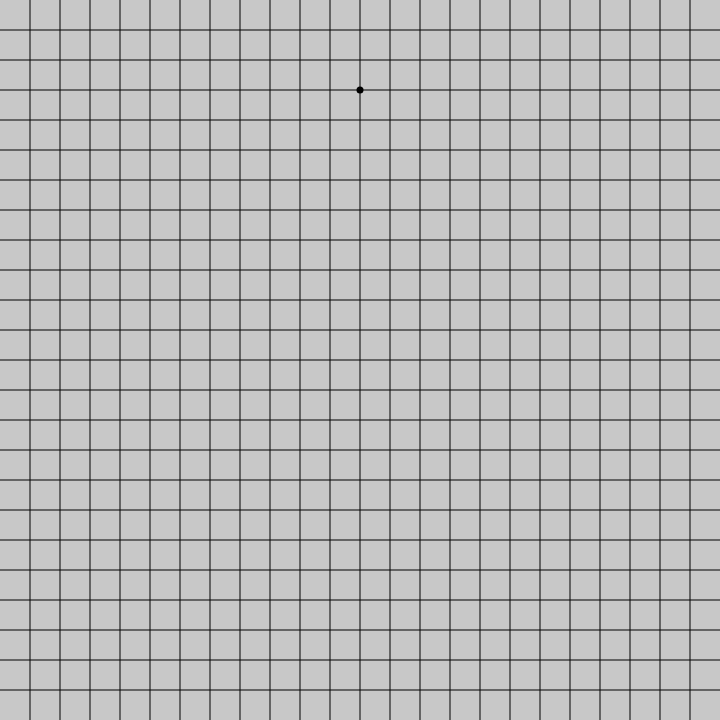
Frame 1 (no input)
Frame 60 (no input): identical to frame 1, image omitted
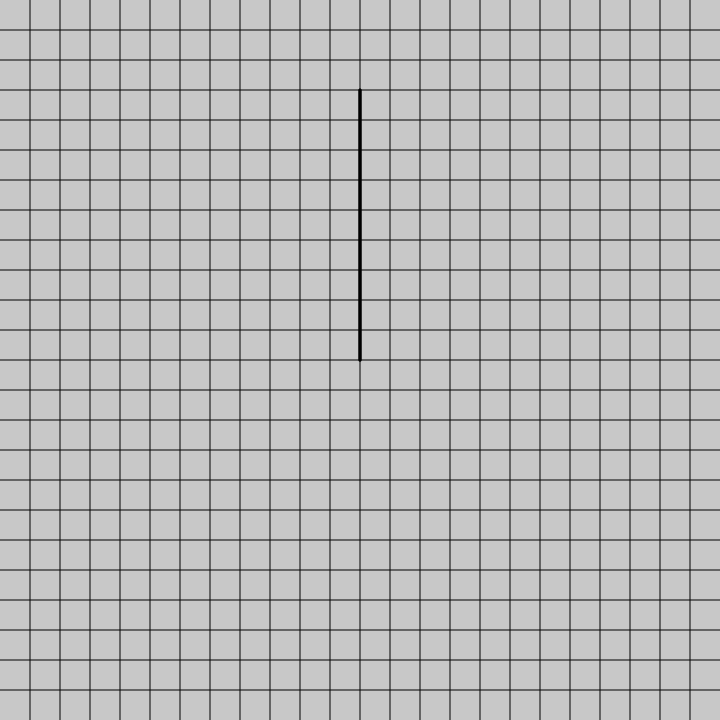
Frame 120 (the mouse pressed at the canvas centre since frame 60)

The p5.js sketch that drew these frames (run headless with seeded random() and noise() and a simulated clock; from frame 60 on, the mouse is pressed at the canvas centre):

// p5.js sketch
// ── sketch.js
let canvasSize = 720
let size = 30

let blocks = canvasSize / size

let startX = canvasSize / 2
let startY = size * 3

let points = [[startX, startY]]
let mPoints = [[startX, startY]]

let lines = []
let mLines = []

let gridOn = true
let building = true
let colorLining = false
let newLineNext = true

function setup() {
    createCanvas(canvasSize, canvasSize)
}

function mousePressed() {

    let rndX = round(mouseX / size) * size
    let rndMX = round((canvasSize - mouseX) / size) * size
    let rndY = round(mouseY / size) * size

    if (building) {

        points.push([rndX, rndY])
        mPoints.push([rndMX, rndY])

        if (rndX == rndMX) {
            building = false
            colorLining = true
        }

    } else if (colorLining) {

        if (newLineNext) {
            lines.push([])
            mLines.push([])
            newLineNext = false
        }

        lines[lines.length - 1].push([rndX, rndY])
        mLines[mLines.length - 1].push([rndMX, rndY])

    }

}

function keyPressed() {
    if (key == 'g') {
        gridOn = !gridOn
    } else if (key == 'l') {
        newLineNext = true
    }
}

function draw() {

    background(200)

    if (gridOn) {
        strokeWeight(1)
        for (let i = 1; i < blocks; i++) {
            line(i*size, 0, i*size, canvasSize)
            line(0, i*size, canvasSize, i*size)
        }
    }

    strokeWeight(3)
    if (points.length > 1) {
        for (let i = 0; i < points.length - 1; i++) {
            line(points[i][0], points[i][1], points[i+1][0], points[i+1][1])
            line(mPoints[i][0], mPoints[i][1], mPoints[i+1][0], mPoints[i+1][1])
        }
    } else {
        strokeWeight(7)
        point(startX, startY)
    }

    strokeWeight(3)
    for (let i = 0; i < lines.length; i++) {
        if (lines[i].length > 1) {
            for (let j = 0; j < lines[i].length - 1; j++) {
                line(lines[i][j][0], lines[i][j][1], lines[i][j+1][0], lines[i][j+1][1])
                line(mLines[i][j][0], mLines[i][j][1], mLines[i][j+1][0], mLines[i][j+1][1])
            }
        } else {
            strokeWeight(7)
            point(lines[i][0][0], lines[i][0][1])
            point(mLines[i][0][0], mLines[i][0][1])
        }
    }

}
